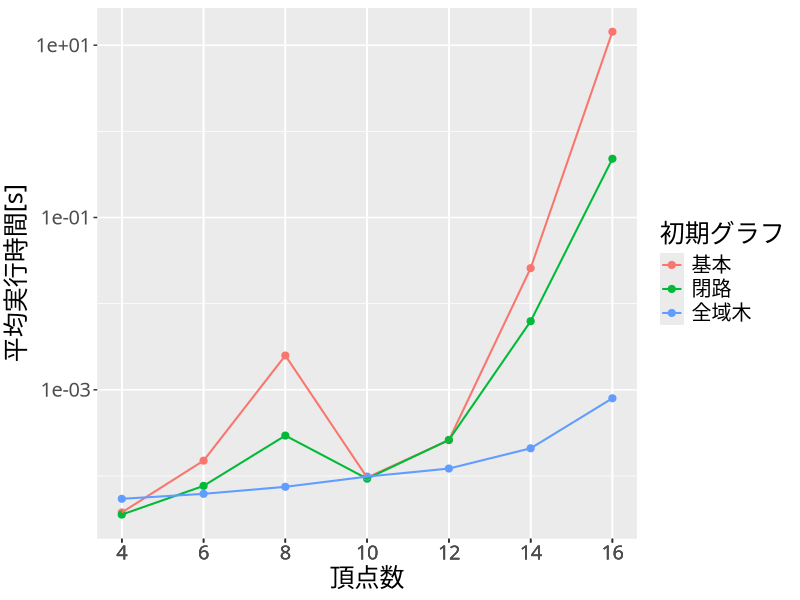

Source code (R):
library(readr)
library(dplyr)
library(ggplot2)

data <- read_csv('cmp-algo-time-mws.csv') %>%
  filter(d == 3, mgr == 'basic') %>%
  mutate(mtd = bdr) %>%
  select(-c(bdr, mgr)) %>%
  group_by(n, d, mtd, node) %>%
  summarise(mean_time = mean(time)) %>%
  ungroup() %>%
  mutate(mtd = as.factor(mtd))

gp <- ggplot(data, aes(x = n, y = mean_time, color = mtd)) +
  geom_point(size = 2.1) +
  geom_line(size = .7) +
  scale_x_continuous(name = '頂点数',
                     breaks = data$n,
                     minor_breaks = NULL,
                     labels = as.character(data$n)) +
  scale_y_continuous(name = '平均実行時間[s]',
                     trans = 'log10') +
  scale_color_discrete(name = '初期グラフ',
                       breaks = c('basic', 'cycle', 'stree'),
                       labels = c('基本', '閉路', '全域木')) +
  theme(text = element_text(family = 'IPAexGothic', size = 18))

ggsave('mid-cmp-algo-time.pdf', gp,
       width = 15, height = 10, units = 'cm',
       device = cairo_pdf)
